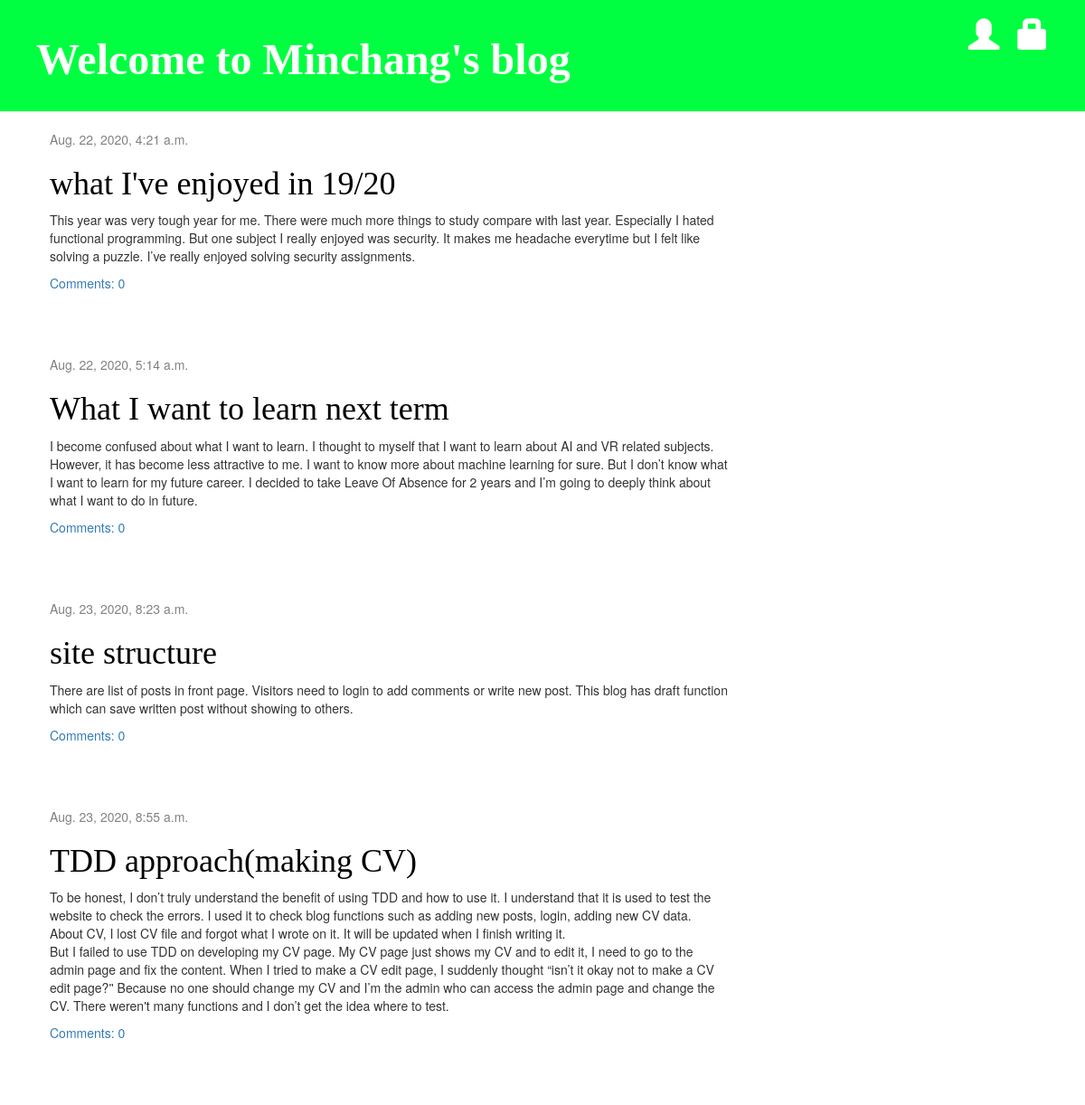
The page / on the database its author committed.
### blog/models.py (models this page shows, shortened)
class Post(models.Model):
    author = models.ForeignKey(settings.AUTH_USER_MODEL, on_delete = models.CASCADE)
    title = models.CharField(max_length=200)
    text = models.TextField()
    created_date = models.DateTimeField(
            default=timezone.now)
    published_date = models.DateTimeField(
            blank=True, null=True)
    def approved_comments(self):
        return self.comments.filter(approved_comment=True)

### blog/views.py (the view)
# urls.py: path('', views.post_list, name='post_list'),
def post_list(request):
    posts = Post.objects.filter(published_date__lte = timezone.now()).order_by('published_date')
    return render(request, 'blog/post_list.html', {'posts': posts})

### blog/templates/blog/post_list.html
{% extends 'blog/base.html' %}
{% block content %}
    {% for post in posts %}
      <div class="post">
        <div class="date">
          {{ post.published_date }}
        </div>
        <h1><a href="{% url 'post_detail' pk=post.pk %}">{{ post.title }}</a></h1>
        <p>{{ post.text|linebreaksbr }}</p>
        <a href="{% url 'post_detail' pk=post.pk %}">Comments: {{ post.approved_comments.count }}</a>
      </div>
    {% endfor %}
{% endblock %}

### blog/templates/blog/base.html (shortened to what this page needs)
{% load static %}
<html>
    <head>
        <link rel="stylesheet" href="//maxcdn.bootstrapcdn.com/bootstrap/3.2.0/css/bootstrap.min.css?after">
        <link rel="stylesheet" href="//maxcdn.bootstrapcdn.com/bootstrap/3.2.0/css/bootstrap-theme.min.css?after">
        <link rel="stylesheet" href="{% static 'css/blog.css' %}">
      </head>
      <body>
        <div class="page-header">
          {% if user.is_authenticated %}
            <a href="{% url 'post_new' %}" class="top-menu" name="new_post"><span class="glyphicon glyphicon-plus"></span></a>
            <a href="{% url 'post_draft_list' %}" class="top-menu" name="drafts"><span class="glyphicon glyphicon-edit"></span></a>
            <a href="{% url 'CV_list' %}" class="top-menu" name="CV"><span class="glyphicon glyphicon-user"></span></a>
            <p class="top-menu">Hello {{ user.username }} <small>(<a href="{% url 'logout' %}">Log out</a>)</small></p>
          {% else %}
            <a href="{% url 'login' %}" class="top-menu"><span class="glyphicon glyphicon-lock"></span></a>
            <a href="{% url 'CV_list' %}" class="top-menu" name="CV"><span class="glyphicon glyphicon-user"></span></a>
          {% endif %}
          <h1><a herf="{% url 'post_list' %}"><strong>Welcome to Minchang's blog</strong></a></h1>
        </div>
      <div class="content container">
          <div class="row">
              <div class="col-md-8">
              {% block content %}
              {% endblock %}
              </div>
          </div>
      </div>
    </body>
</html>

### blog/static/css/blog.css (style rules this page uses)
h1 a { color: #FCA205; font-family: 'Lobster'; }
body { padding-left: 0px; }
.page-header { background-color: #00FF40; margin-top: 0; padding: 20px 20px 20px 40px; }
.page-header h1, .page-header h1 a, .page-header h1 a:visited, .page-header h1 a:active { color: #ffffff; font-size: 36pt; text-decoration: none; }
.content { margin-left: 40px; }
h1, h2, h3, h4 { font-family: 'Lobster', cursive; }
.date { color: #828282; }
.top-menu, .top-menu:hover, .top-menu:visited { color: #ffffff; float: right; font-size: 26pt; margin-right: 20px; }
.post { margin-bottom: 70px; }
.post h1 a, .post h1 a:visited { color: #000000; }

### rows shown on the page
Post: published_date "Aug. 22, 2020, 4:21 a.m.", title "what I've enjoyed in 19/20", text "This year was very tough year for me. There were much more things to study compare with last year. Especially I hated functional programming. But one subject I really enjoyed was security. It makes me headache everytime but I felt like solving a puzzle. I’ve really enjoyed solving security assignments.", approved_comments.count "0"
Post: published_date "Aug. 22, 2020, 5:14 a.m.", title "What I want to learn next term", text "I become confused about what I want to learn. I thought to myself that I want to learn about AI and VR related subjects. However, it has become less attractive to me. I want to know more about machine learning for sure. But I don’t know what I want to learn for my future career. I decided to take Leave Of Absence for 2 years and I’m going to deeply think about what I want to do in future.", approved_comments.count "0"
Post: published_date "Aug. 23, 2020, 8:23 a.m.", title "site structure", text "There are list of posts in front page. Visitors need to login to add comments or write new post. This blog has draft function which can save written post without showing to others.", approved_comments.count "0"
Post: published_date "Aug. 23, 2020, 8:55 a.m.", title "TDD approach(making CV)", text "To be honest, I don’t truly understand the benefit of using TDD and how to use it. I understand that it is used to test the website to check the errors. I used it to check blog functions such as adding new posts, login, adding new CV data. About CV, I lost CV file and forgot what I wrote on it. It will be updated when I finish writing it. But I failed to use TDD on developing my CV page. My CV page just shows my CV and to edit it, I need to go to the admin page and fix the content. When I tried to make a CV edit page, I suddenly thought “isn’t it okay not to make a CV edit page?'' Because no one should change my CV and I’m the admin who can access the admin page and change the CV. There…", approved_comments.count "0"
